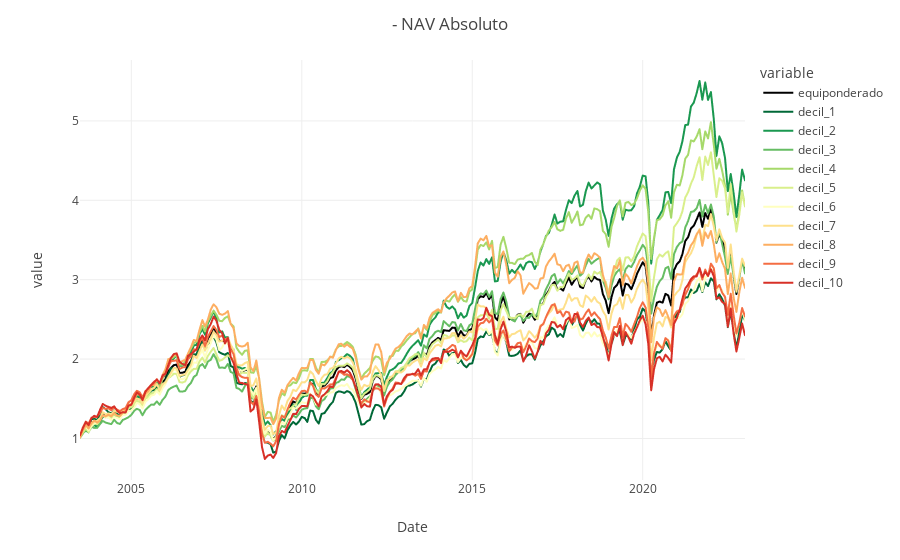

Notebook code cell kept with this figure:
### Code cell
pl.plot_NAV_absoluto(done_df)

### Figure 1 — Plotly figure (JSON) as saved in the notebook; plotly's stock layout.template omitted (floating-point values rounded to 4 significant figures; data arrays with more than 128 entries replaced by an {"elided": "..."} marker saying what was removed)
{"data": [{"hovertemplate": "variable=equiponderado<br>CallDate=%{x}<br>value=%{y}<extra></extra>", "legendgroup": "equiponderado", "line": {"color": "#000000", "dash": "solid"}, "marker": {"symbol": "circle"}, "mode": "lines", "name": "equiponderado", "showlegend": true, "type": "scattergl", "x": {"elided": "235 str values"}, "xaxis": "x", "y": {"elided": "235 float values"}, "yaxis": "y"}, {"hovertemplate": "variable=decil_1<br>CallDate=%{x}<br>value=%{y}<extra></extra>", "legendgroup": "decil_1", "line": {"color": "rgb(0,104,55)", "dash": "solid"}, "marker": {"symbol": "circle"}, "mode": "lines", "name": "decil_1", "showlegend": true, "type": "scattergl", "x": {"elided": "235 str values"}, "xaxis": "x", "y": {"elided": "235 float values"}, "yaxis": "y"}, {"hovertemplate": "variable=decil_2<br>CallDate=%{x}<br>value=%{y}<extra></extra>", "legendgroup": "decil_2", "line": {"color": "rgb(26,152,80)", "dash": "solid"}, "marker": {"symbol": "circle"}, "mode": "lines", "name": "decil_2", "showlegend": true, "type": "scattergl", "x": {"elided": "235 str values"}, "xaxis": "x", "y": {"elided": "235 float values"}, "yaxis": "y"}, {"hovertemplate": "variable=decil_3<br>CallDate=%{x}<br>value=%{y}<extra></extra>", "legendgroup": "decil_3", "line": {"color": "rgb(102,189,99)", "dash": "solid"}, "marker": {"symbol": "circle"}, "mode": "lines", "name": "decil_3", "showlegend": true, "type": "scattergl", "x": {"elided": "235 str values"}, "xaxis": "x", "y": {"elided": "235 float values"}, "yaxis": "y"}, {"hovertemplate": "variable=decil_4<br>CallDate=%{x}<br>value=%{y}<extra></extra>", "legendgroup": "decil_4", "line": {"color": "rgb(166,217,106)", "dash": "solid"}, "marker": {"symbol": "circle"}, "mode": "lines", "name": "decil_4", "showlegend": true, "type": "scattergl", "x": {"elided": "235 str values"}, "xaxis": "x", "y": {"elided": "235 float values"}, "yaxis": "y"}, {"hovertemplate": "variable=decil_5<br>CallDate=%{x}<br>value=%{y}<extra></extra>", "legendgroup": "decil_5", "line": {"color": "rgb(217,239,139)", "dash": "solid"}, "marker": {"symbol": "circle"}, "mode": "lines", "name": "decil_5", "showlegend": true, "type": "scattergl", "x": {"elided": "235 str values"}, "xaxis": "x", "y": {"elided": "235 float values"}, "yaxis": "y"}, {"hovertemplate": "variable=decil_6<br>CallDate=%{x}<br>value=%{y}<extra></extra>", "legendgroup": "decil_6", "line": {"color": "rgb(255,255,191)", "dash": "solid"}, "marker": {"symbol": "circle"}, "mode": "lines", "name": "decil_6", "showlegend": true, "type": "scattergl", "x": {"elided": "235 str values"}, "xaxis": "x", "y": {"elided": "235 float values"}, "yaxis": "y"}, {"hovertemplate": "variable=decil_7<br>CallDate=%{x}<br>value=%{y}<extra></extra>", "legendgroup": "decil_7", "line": {"color": "rgb(254,224,139)", "dash": "solid"}, "marker": {"symbol": "circle"}, "mode": "lines", "name": "decil_7", "showlegend": true, "type": "scattergl", "x": {"elided": "235 str values"}, "xaxis": "x", "y": {"elided": "235 float values"}, "yaxis": "y"}, {"hovertemplate": "variable=decil_8<br>CallDate=%{x}<br>value=%{y}<extra></extra>", "legendgroup": "decil_8", "line": {"color": "rgb(253,174,97)", "dash": "solid"}, "marker": {"symbol": "circle"}, "mode": "lines", "name": "decil_8", "showlegend": true, "type": "scattergl", "x": {"elided": "235 str values"}, "xaxis": "x", "y": {"elided": "235 float values"}, "yaxis": "y"}, {"hovertemplate": "variable=decil_9<br>CallDate=%{x}<br>value=%{y}<extra></extra>", "legendgroup": "decil_9", "line": {"color": "rgb(244,109,67)", "dash": "solid"}, "marker": {"symbol": "circle"}, "mode": "lines", "name": "decil_9", "showlegend": true, "type": "scattergl", "x": {"elided": "235 str values"}, "xaxis": "x", "y": {"elided": "235 float values"}, "yaxis": "y"}, {"hovertemplate": "variable=decil_10<br>CallDate=%{x}<br>value=%{y}<extra></extra>", "legendgroup": "decil_10", "line": {"color": "rgb(215,48,39)", "dash": "solid"}, "marker": {"symbol": "circle"}, "mode": "lines", "name": "decil_10", "showlegend": true, "type": "scattergl", "x": {"elided": "235 str values"}, "xaxis": "x", "y": {"elided": "235 float values"}, "yaxis": "y"}], "layout": {"hovermode": "x unified", "legend": {"title": {"text": "variable"}, "tracegroupgap": 0}, "margin": {"t": 60}, "title": {"text": " - NAV Absoluto"}, "xaxis": {"anchor": "y", "domain": [0, 1], "title": {"text": "Date"}}, "yaxis": {"anchor": "x", "domain": [0, 1], "title": {"text": "value"}}}}
